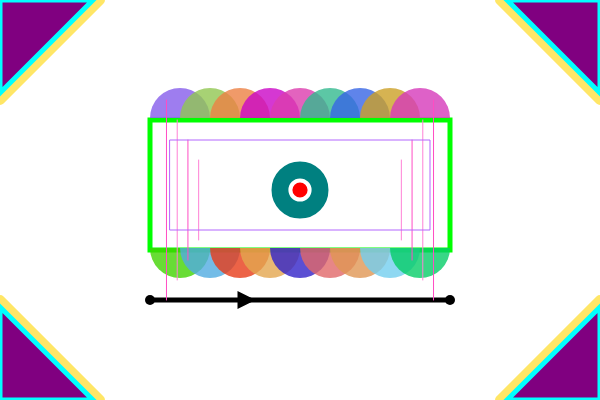
Frame 1 (no input)
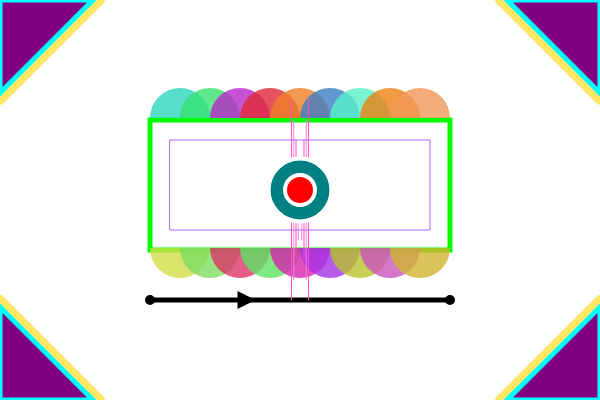
Frame 60 (no input)
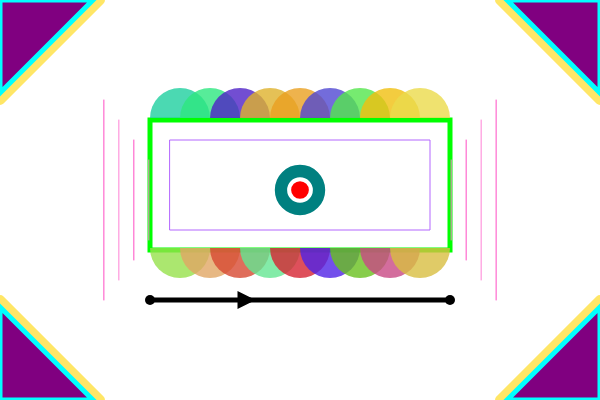
Frame 120 (the mouse pressed at the canvas centre since frame 60)

The p5.js sketch that drew these frames (run headless with seeded random() and noise() and a simulated clock; from frame 60 on, the mouse is pressed at the canvas centre):

// p5.js sketch
// ── sketch.js
let arcColors = [];
let targetColors = [];
let changeInterval = 90;

function setup() {
  createCanvas(600, 400);
  colorMode(HSB, 360, 100, 100, 100);
  for (let i = 0; i < 18; i++) {
    arcColors[i]    = color(random(360), random(50, 100), random(70, 100), 80);
    targetColors[i] = color(random(360), random(50, 100), random(70, 100), 80);
  }
}

function draw() {
  background(0, 0, 100, 100);

  if (frameCount % changeInterval === 0) {
    for (let i = 0; i < 18; i++) {
      targetColors[i] = color(random(360), random(50, 100), random(70, 100), 80);
    }
  }

  let lerpAmt = (frameCount % changeInterval) / changeInterval;
  for (let i = 0; i < 18; i++) {
    arcColors[i] = lerpColor(arcColors[i], targetColors[i], lerpAmt * 0.05);
  }

  let move = map(sin(frameCount * 0.03), -1, 1, 0, 1);

  let lx0 = lerp(30, 295, move);
  let lx1 = lerp(50, 297, move);
  let lx2 = lerp(70, 299, move);
  let lx3 = lerp(90, 301, move);

  let rx0 = lerp(570, 305, move);
  let rx1 = lerp(550, 303, move);
  let rx2 = lerp(530, 301, move);
  let rx3 = lerp(510, 299, move);

  stroke(50, 100, 100, 60);
  strokeWeight(10);
  line(100, 0, 0, 100);
  line(500, 0, 600, 100);
  line(0, 300, 100, 400);
  line(500, 400, 600, 300);

  strokeWeight(5);
  stroke(180, 100, 100);
  fill(300, 100, 50);
  triangle(0, 0, 93, 0, 0, 93);
  triangle(0, 307, 0, 400, 93, 400);
  triangle(507, 0, 600, 0, 600, 93);
  triangle(507, 400, 600, 400, 600, 307);

  noStroke();
  fill(0, 0, 0);
  circle(150, 300, 10);
  circle(450, 300, 10);
  stroke(0, 0, 0);
  line(150, 300, 450, 300);
  triangle(240, 295, 240, 305, 250, 300);

  noFill();
  stroke(120, 100, 100);
  rect(150, 120, 300, 130);

  noStroke();
  let xPositions = [180, 210, 240, 270, 300, 330, 360, 390, 420];
  for (let i = 0; i < 9; i++) {
    fill(arcColors[i]);
    arc(xPositions[i], 118, 60, 60, PI, TWO_PI);
  }
  for (let i = 0; i < 9; i++) {
    fill(arcColors[i + 9]);
    arc(xPositions[i], 248, 60, 60, 0, PI);
  }

  strokeWeight(1);
  stroke(320, 70, 100);
  line(lx0, 100, lx0, 300);
  line(lx2, 140, lx2, 260);
  stroke(320, 50, 100);
  line(lx1, 120, lx1, 280);
  line(lx3, 160, lx3, 240);

  stroke(320, 70, 100);
  line(rx0, 100, rx0, 300);
  line(rx2, 140, rx2, 260);
  stroke(320, 50, 100);
  line(rx1, 120, rx1, 280);
  line(rx3, 160, rx3, 240);

  noFill();
  stroke(270, 60, 100);
  rect(170, 140, 260, 90);

  let outerSize = map(sin(frameCount * 0.05), -1, 1, 40, 80);
  let innerSize = map(sin(frameCount * 0.08 + PI), -1, 1, 10, 30);

  stroke(0, 0, 100);
  strokeWeight(4);
  fill(180, 100, 50);
  circle(300, 190, outerSize);
  fill(0, 100, 100);
  circle(300, 190, innerSize);
}
